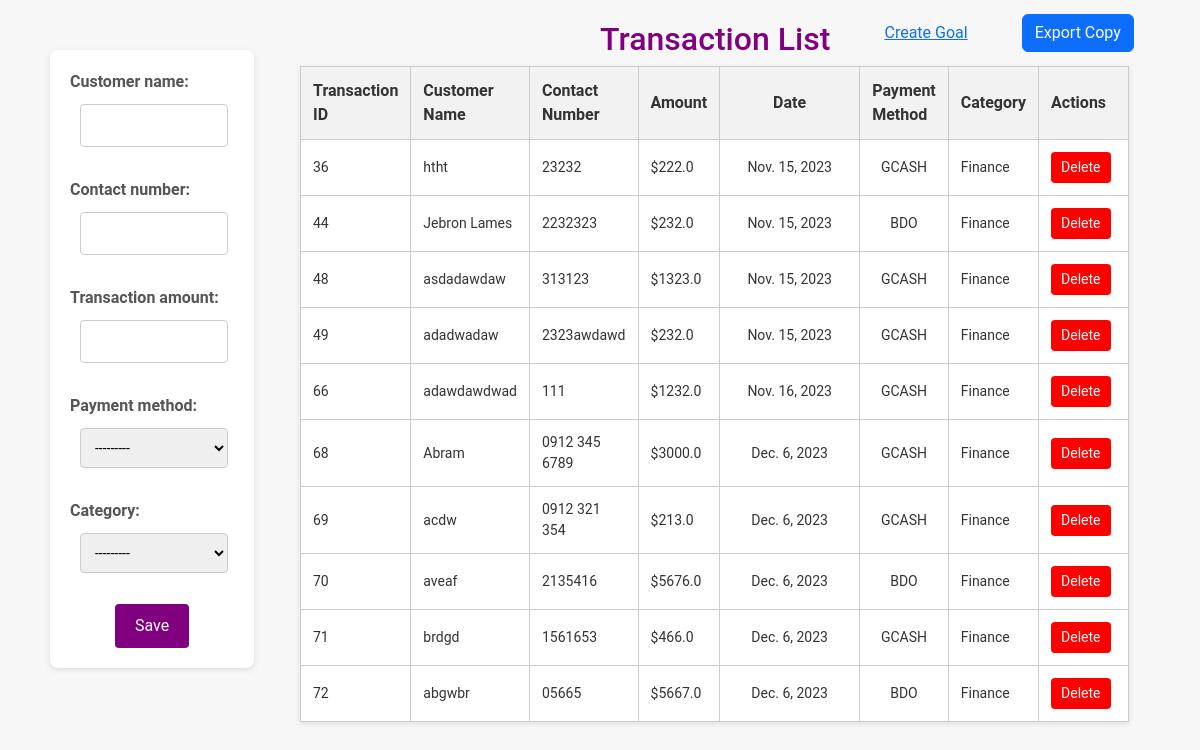
The app's page /recordtransaction with its own data.
### pages/models.py (models this page shows)
class RecordTransaction(models.Model):
    transaction_id = models.AutoField(primary_key=True)
    customer_name = models.CharField(max_length=20)
    contact_number = models.CharField(max_length=20, unique=True)
    transaction_amount = models.FloatField()
    transaction_date = models.DateField(auto_now=True)
    payment_method = models.ForeignKey(PaymentMethod, on_delete=models.CASCADE)
    category = models.ForeignKey(Category, on_delete=models.CASCADE)

class PaymentMethod(models.Model):
    name = models.CharField(max_length=20)
    description = models.TextField()
    def __str__(self):
        return self.name

class Category(models.Model):
    name = models.CharField(max_length=20)
    description = models.TextField()
    def __str__(self):
        return self.name

### pages/views.py (the view)
# urls.py: path("recordtransaction", views.recordtransaction, name = "recordtransaction"),
def recordtransaction(request):
    if request.method == 'POST':
        form = RecordTransactionForm(request.POST)
        if form.is_valid():
            form.save()
            messages.success(request, "Record Successfully Created")
            return redirect('recordtransaction')  # Redirect to the same page
    else:
        form = RecordTransactionForm()
    all_items = RecordTransaction.objects.all()
    return render(request, 'pages/recordtransaction.html', {'form': form, 'all': all_items})

### pages/forms.py
class RecordTransactionForm(forms.ModelForm):
    class Meta:
        model = RecordTransaction
        fields = '__all__'

### pages/templates/pages/recordtransaction.html (shortened to what this page needs)
{% load static %}
<!DOCTYPE html>
<html lang="en">
  <head>
    <link
      href="https://cdn.jsdelivr.net/npm/bootstrap@5.3.2/dist/css/bootstrap.min.css"
      rel="stylesheet"
    />
    <link rel="stylesheet" href="{% static 'recordtransaction.css' %}" />
  </head>
  <body>
    <form id="transactionForm" method="post">
      {% csrf_token %} {{ form.as_p }}
      <button type="submit">Save</button>
    </form>
    <div class="Trans-List">
      <h2>Transaction List</h2>
      <a href="{% url 'create_goal' %}" target="blank" class="listFeature"
        >Create Goal</a
      >
      <button id="downloadPDFButton" class="btn btn-primary listFeature">
         Export Copy
      </button>
    </div>
    <div id="pdfContent">
      <table id="transactionTable">
        <thead>
          <tr>
            <th>Transaction ID</th>
            <th>Customer Name</th>
            <th>Contact Number</th>
            <th>Amount</th>
            <th class="date">Date</th>
            <th>Payment Method</th>
            <th>Category</th>
            <th>Actions</th>
          </tr>
        </thead>
        <tbody id="transactionList">
          {% for item in all %}
          <tr
            class="transaction-row"
            id="transaction-row-{{ item.transaction_id }}"
          >
            <td>{{ item.transaction_id }}</td>
            <td>{{ item.customer_name }}</td>
            <td>{{ item.contact_number }}</td>
            <td>${{ item.transaction_amount }}</td>
            <td class="date-column">{{ item.transaction_date }}</td>
            <td class="payment">{{ item.payment_method.name }}</td>
            <td>{{ item.category.name }}</td>
            <td>
              <button
                class="delete-button"
                data-transaction-id="{{ item.transaction_id }}"
              >
                Delete
              </button>
            </td>
          </tr>
          {% endfor %}
        </tbody>
      </table>
    </div>
  </body>
</html>

### pages/static/recordtransaction.css (style rules this page uses)
* { font-family: 'Roboto', sans-serif; }
body { font-family: 'Roboto', sans-serif; background-color: #f7f7f7; margin: 0; padding: 0; color: #333; }
form { background-color: #fff; border-radius: 8px; padding: 20px; box-shadow: 0 2px 6px rgba(0, 0, 0, 0.1); float: left; margin-left: 50px; margin-top: 50px; width: 17%; }
label { display: block; margin-bottom: 10px; font-weight: bold; color: #555; }
input[type="text"], input[type="number"], select, input[type="date"] { width: 90%; padding: 10px; margin-bottom: 15px; border: 1px solid #ccc; border-radius: 4px; font-size: 14px; margin-left: 10px; }
button[type="submit"] { display: block; margin: 0 auto; background-color: purple; color: #fff; border: none; border-radius: 4px; padding: 10px 20px; font-size: 16px; cursor: pointer; }
h2 { text-align: center; color: purple; margin-top: 20px; }
table { width: 90%; border-collapse: collapse; background-color: #fff; box-shadow: 0 2px 6px rgba(0, 0, 0, 0.1); margin: 0 auto; }
th, td { border: 1px solid #ccc; padding: 12px; text-align: left; }
th { background-color: #f2f2f2; color: #333; font-weight: bold; }
td { font-size: 14px; }
button.delete-button { background-color: red; color: #fff; border: none; border-radius: 4px; padding: 5px 10px; font-size: 14px; cursor: pointer; margin-right: 5px; }
#pdfContent { width: 50%; margin-left: auto; margin-right: auto; }
.listFeature { margin-left: 9%; }
.Trans-List { display: flex; flex: 1; align-items: center; margin-left: 50%; }
.date-column { min-width: 140px; text-align: center; }
.date { text-align: center; }
.payment { text-align: center; }

### records on screen
RecordTransaction: transaction_id "36", customer_name "htht", contact_number "23232", transaction_amount "222.0", transaction_date "Nov. 15, 2023", payment_method.name "GCASH", category.name "Finance"
RecordTransaction: transaction_id "44", customer_name "Jebron Lames", contact_number "2232323", transaction_amount "232.0", transaction_date "Nov. 15, 2023", payment_method.name "BDO", category.name "Finance"
RecordTransaction: transaction_id "48", customer_name "asdadawdaw", contact_number "313123", transaction_amount "1323.0", transaction_date "Nov. 15, 2023", payment_method.name "GCASH", category.name "Finance"
RecordTransaction: transaction_id "49", customer_name "adadwadaw", contact_number "2323awdawd", transaction_amount "232.0", transaction_date "Nov. 15, 2023", payment_method.name "GCASH", category.name "Finance"
RecordTransaction: transaction_id "66", customer_name "adawdawdwad", contact_number "111", transaction_amount "1232.0", transaction_date "Nov. 16, 2023", payment_method.name "GCASH", category.name "Finance"
RecordTransaction: transaction_id "68", customer_name "Abram", contact_number "0912 345 6789", transaction_amount "3000.0", transaction_date "Dec. 6, 2023", payment_method.name "GCASH", category.name "Finance"
RecordTransaction: transaction_id "69", customer_name "acdw", contact_number "0912 321 354", transaction_amount "213.0", transaction_date "Dec. 6, 2023", payment_method.name "GCASH", category.name "Finance"
RecordTransaction: transaction_id "70", customer_name "aveaf", contact_number "2135416", transaction_amount "5676.0", transaction_date "Dec. 6, 2023", payment_method.name "BDO", category.name "Finance"
RecordTransaction: transaction_id "71", customer_name "brdgd", contact_number "1561653", transaction_amount "466.0", transaction_date "Dec. 6, 2023", payment_method.name "GCASH", category.name "Finance"
RecordTransaction: transaction_id "72", customer_name "abgwbr", contact_number "05665", transaction_amount "5667.0", transaction_date "Dec. 6, 2023", payment_method.name "BDO", category.name "Finance"
